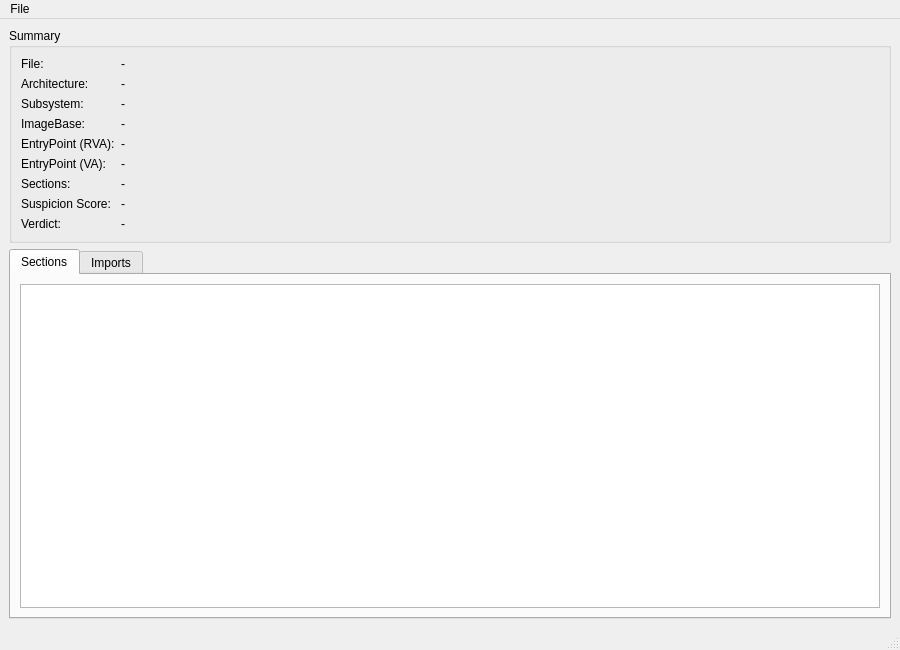
<?xml version="1.0" encoding="UTF-8"?>
<ui version="4.0">
 <class>MainWindow</class>

 <widget class="QMainWindow" name="MainWindow">
  <property name="geometry">
   <rect>
    <x>0</x>
    <y>0</y>
    <width>900</width>
    <height>650</height>
   </rect>
  </property>

  <property name="windowTitle">
   <string>PEGuard</string>
  </property>

  <!-- ================= CENTRAL ================= -->
  <widget class="QWidget" name="centralwidget">
   <layout class="QVBoxLayout" name="verticalLayout">

    <!-- ================= SUMMARY ================= -->
    <item>
     <widget class="QGroupBox" name="groupBoxSummary">
      <property name="title">
       <string>Summary</string>
      </property>

      <layout class="QFormLayout" name="formLayoutSummary">

       <item row="0" column="0">
        <widget class="QLabel" name="labelFileText">
         <property name="text">
          <string>File:</string>
         </property>
        </widget>
       </item>
       <item row="0" column="1">
        <widget class="QLabel" name="labelFileValue">
         <property name="text">
          <string>-</string>
         </property>
        </widget>
       </item>

       <item row="1" column="0">
        <widget class="QLabel" name="labelArchText">
         <property name="text">
          <string>Architecture:</string>
         </property>
        </widget>
       </item>
       <item row="1" column="1">
        <widget class="QLabel" name="labelArchValue">
         <property name="text">
          <string>-</string>
         </property>
        </widget>
       </item>

       <item row="2" column="0">
        <widget class="QLabel" name="labelSubsystemText">
         <property name="text">
          <string>Subsystem:</string>
         </property>
        </widget>
       </item>
       <item row="2" column="1">
        <widget class="QLabel" name="labelSubsystemValue">
         <property name="text">
          <string>-</string>
         </property>
        </widget>
       </item>

       <item row="3" column="0">
        <widget class="QLabel" name="labelImageBaseText">
         <property name="text">
          <string>ImageBase:</string>
         </property>
        </widget>
       </item>
       <item row="3" column="1">
        <widget class="QLabel" name="labelImageBaseValue">
         <property name="text">
          <string>-</string>
         </property>
        </widget>
       </item>

       <item row="4" column="0">
        <widget class="QLabel" name="labelEntryRvaText">
         <property name="text">
          <string>EntryPoint (RVA):</string>
         </property>
        </widget>
       </item>
       <item row="4" column="1">
        <widget class="QLabel" name="labelEntryRvaValue">
         <property name="text">
          <string>-</string>
         </property>
        </widget>
       </item>

       <item row="5" column="0">
        <widget class="QLabel" name="labelEntryVaText">
         <property name="text">
          <string>EntryPoint (VA):</string>
         </property>
        </widget>
       </item>
       <item row="5" column="1">
        <widget class="QLabel" name="labelEntryVaValue">
         <property name="text">
          <string>-</string>
         </property>
        </widget>
       </item>

       <item row="6" column="0">
        <widget class="QLabel" name="labelSectionsText">
         <property name="text">
          <string>Sections:</string>
         </property>
        </widget>
       </item>
       <item row="6" column="1">
        <widget class="QLabel" name="labelSectionsValue">
         <property name="text">
          <string>-</string>
         </property>
        </widget>
       </item>

       <item row="7" column="0">
        <widget class="QLabel" name="labelScoreText">
         <property name="text">
          <string>Suspicion Score:</string>
         </property>
        </widget>
       </item>
       <item row="7" column="1">
        <widget class="QLabel" name="labelScoreValue">
         <property name="text">
          <string>-</string>
         </property>
        </widget>
       </item>

       <item row="8" column="0">
        <widget class="QLabel" name="labelVerdictText">
         <property name="text">
          <string>Verdict:</string>
         </property>
        </widget>
       </item>
       <item row="8" column="1">
        <widget class="QLabel" name="labelVerdictValue">
         <property name="text">
          <string>-</string>
         </property>
        </widget>
       </item>

      </layout>
     </widget>
    </item>

    <!-- ================= TABS ================= -->
    <item>
     <widget class="QTabWidget" name="tabWidget">

      <!-- ===== SECTIONS TAB ===== -->
      <widget class="QWidget" name="tabSections">
       <attribute name="title">
        <string>Sections</string>
       </attribute>
       <layout class="QVBoxLayout">
        <item>
         <widget class="QTableWidget" name="tableSections"/>
        </item>
       </layout>
      </widget>

      <!-- ===== IMPORTS TAB ===== -->
      <widget class="QWidget" name="tabImports">
       <attribute name="title">
        <string>Imports</string>
       </attribute>
       <layout class="QVBoxLayout">
        <item>
         <widget class="QTreeWidget" name="treeImports">
          <column>
           <property name="text">
            <string>Import</string>
           </property>
          </column>
         </widget>
        </item>
       </layout>
      </widget>

     </widget>
    </item>

   </layout>
  </widget>

  <!-- ================= MENU ================= -->
  <widget class="QMenuBar" name="menubar">
   <widget class="QMenu" name="menuFile">
    <property name="title">
     <string>File</string>
    </property>
    <addaction name="actionOpen"/>
   </widget>
   <addaction name="menuFile"/>
  </widget>

  <widget class="QStatusBar" name="statusbar"/>

  <action name="actionOpen">
   <property name="text">
    <string>Open</string>
   </property>
  </action>

 </widget>

 <resources/>
 <connections/>
</ui>
